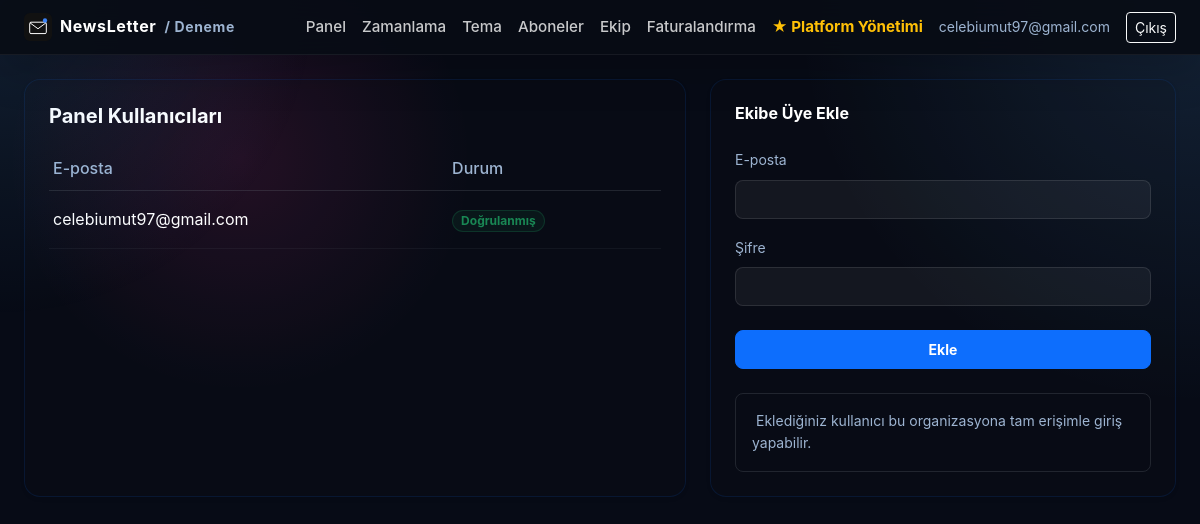
Screenshot of /panel/team (signed in) with the database file from the repository.
### app/models.py (models this page shows)
class Organization(Base):
    __tablename__ = "organizations"
    id = Column(Integer, primary_key=True)
    name = Column(String(200), nullable=False)
    slug = Column(String(200), unique=True, nullable=False)
    brand_name = Column(String(200), nullable=False)  # mail/panelde görünen marka adı
    owner_email = Column(String(255), nullable=False)
    account_type = Column(String(20), default="company", nullable=False)  # company | individual
    sector_id = Column(Integer, ForeignKey("sectors.id"), nullable=True)  # kayıt sırasında seçilen sektör
    mail_theme = Column(String(20), default="klasik", nullable=False)  # klasik | minimal
    mail_accent = Column(String(20), default="#111111", nullable=False)  # bültende kullanılan vurgu rengi (hex)
    created_at = Column(DateTime, default=datetime.utcnow, nullable=False)
    plan = Column(String(30), default="free", nullable=False)  # free | starter | pro
    subscription_status = Column(String(30), default="trialing", nullable=False)
    trial_ends_at = Column(DateTime, nullable=True)
    subscription_expires_at = Column(DateTime, nullable=True)  # Shopier tekrarlayan ödeme yapmadığı için manuel takip edilir
    current_duration_days = Column(Integer, nullable=True)  # 30/90/180/365 - hangi süre paketi aktif, Faturalandırma sayfasında doğru kutuyu "Yenile" göstermek için
    renewal_reminder_sent_at = Column(DateTime, nullable=True)
    api_key = Column(String(64), unique=True, nullable=True)
    mail_theme = Column(String, default="klasik")
    mail_accent = Column(String, default="#000000")

class AdminUser(Base):
    __tablename__ = "admin_users"
    id = Column(Integer, primary_key=True)
    organization_id = Column(Integer, ForeignKey("organizations.id"), nullable=False, index=True)
    email = Column(String(255), unique=True, nullable=False)
    password_hash = Column(String(255), nullable=False)
    email_verified = Column(Boolean, default=False, nullable=False)
    email_verification_token = Column(String(64), nullable=True)

### app/routers/team.py (the view)
@router.get("")
def team_page(request: Request, db: Session = Depends(get_db), error: str | None = None):
    guard, org = _guard(request, db)
    if guard:
        return guard
    if org.account_type == "individual":
        return RedirectResponse(url="/panel", status_code=302)
    admins = db.query(AdminUser).filter(AdminUser.organization_id == org.id).all()
    return templates.TemplateResponse("team.html", {
        "request": request, "user": current_user_email(request), "org": org,
        "admins": admins, "error": error,
    })

### app/templates/team.html (shortened to what this page needs)
{% extends "base.html" %}
{% block content %}
<div class="row g-4">
  <div class="col-md-7">
    <div class="card-corp p-4 h-100 shadow-sm">
      <h5 class="fw-bold mb-4 text-white">Panel Kullanıcıları</h5>
      <table class="table table-sm align-middle mb-0" style="--bs-table-bg: transparent; --bs-table-color: inherit;">
        <thead>
          <tr class="border-bottom border-secondary border-opacity-25">
            <th class="text-secondary fw-medium pb-2">E-posta</th>
            <th class="text-secondary fw-medium pb-2">Durum</th>
            <th class="pb-2"></th>
          </tr>
        </thead>
        <tbody>
        {% for a in admins %}
          <tr class="border-bottom border-secondary border-opacity-10">
            <td class="text-white py-3">{{ a.email }}</td>
            <td class="py-3">
              {% if a.email_verified %}
                <span class="badge bg-success bg-opacity-10 text-success border border-success border-opacity-25 px-2 py-1 rounded-pill">Doğrulanmış</span>
              {% else %}
                <span class="badge bg-secondary bg-opacity-10 text-secondary border border-secondary border-opacity-25 px-2 py-1 rounded-pill">Bekliyor</span>
              {% endif %}
            </td>
            <td class="text-end py-3">
            </td>
          </tr>
        {% endfor %}
        </tbody>
      </table>
    </div>
  </div>
  <div class="col-md-5">
    <div class="card-corp p-4 h-100 shadow-sm">
      <h6 class="fw-bold mb-4 text-white">Ekibe Üye Ekle</h6>
      <form method="post" action="/panel/team/add">
        <div class="mb-3">
          <label class="form-label small text-secondary">E-posta</label>
          <input type="email" name="email" class="form-control form-control-sm custom-input rounded-3 py-2" required>
        </div>
        <div class="mb-4">
          <label class="form-label small text-secondary">Şifre</label>
          <input type="password" name="password" class="form-control form-control-sm custom-input rounded-3 py-2" minlength="8" required>
        </div>
        <button class="btn btn-primary btn-sm w-100 rounded-3 py-2 fw-bold">Ekle</button>
      </form>
      <div class="p-3 border border-secondary border-opacity-25 small mt-4 mb-0 rounded-3 text-secondary bg-transparent">
         Eklediğiniz kullanıcı bu organizasyona tam erişimle giriş yapabilir.
      </div>
    </div>
  </div>
</div>
{% endblock %}

### app/templates/base.html (shortened to what this page needs)
<!DOCTYPE html>
<html lang="tr">
<head>
<link href="https://cdn.jsdelivr.net/npm/bootstrap@5.3.3/dist/css/bootstrap.min.css" rel="stylesheet">
<link href="/static/style.css" rel="stylesheet">
</head>
<body>
{% if user %}
<nav class="navbar navbar-dark navbar-corp">
  <div class="container-fluid px-4">
    <a class="navbar-brand fw-bold d-flex align-items-center gap-2" href="/panel">
      <img src="/static/logo.svg" alt="" height="28">
      {{ brand_name }}{% if org %}<span class="small text-secondary">/ {{ org.name }}</span>{% endif %}
    </a>
    <div class="d-flex align-items-center gap-3">
      <a href="/panel" class="nav-link-corp">Panel</a>
      <a href="/panel/schedule" class="nav-link-corp">Zamanlama</a>
      <a href="/panel/theme" class="nav-link-corp">Tema</a>
      {% if org and org.account_type == 'individual' %}
        <a href="/panel/my-categories" class="nav-link-corp">Kategorilerim</a>
      {% else %}
        <a href="/panel/subscribers" class="nav-link-corp">Aboneler</a>
        <a href="/panel/team" class="nav-link-corp">Ekip</a>
      {% endif %}
      <a href="/panel/billing" class="nav-link-corp">Faturalandırma</a>
      {% if user and owner_email and user.lower() == owner_email.lower() %}
        <a href="/owner" class="nav-link-corp text-warning fw-bold">★ Platform Yönetimi</a>
      {% endif %}
      <span class="text-secondary small">{{ user }}</span>
      <a href="/logout" class="btn btn-sm btn-outline-light">Çıkış</a>
    </div>
  </div>
</nav>
{% endif %}
<div class="container-fluid px-4 py-4">
{% block content %}{% endblock %}
</div>
</body>
</html>

### app/static/style.css (style rules this page uses)
:root { --bg-base: #070b16; --bg-layer: radial-gradient(circle at top right, rgba(96,180,255,0.14), transparent 28%), radial-gradient(circle at 20% 20%, rgba(225,47,145,0.14), transparent 20%), #070b16; --surface: rgba(15, 23, 40, 0.96); --surface-soft: rgba(13, 18, 32, 0.9); --surface-border: rgba(255,255,255,0.08); --text-primary: #e8eef8; --text-secondary: #9db4d1; --text-muted: #7d8fa8; --accent: #60b4ff; --accent-strong: #3f7fff; --accent-soft: rgba(96,180,255,0.16); --success: #34d399; --warning: #fbbf24; --danger: #fb7185; --shadow: 0 28px 80px rgba(0,0,0,0.28); }
* { box-sizing: border-box; }
html, body { min-height: 100%; }
body { margin: 0; font-family: 'Inter', -apple-system, BlinkMacSystemFont, 'Segoe UI', Roboto, Arial, sans-serif; background: var(--bg-layer); color: var(--text-primary); line-height: 1.6; -webkit-font-smoothing: antialiased; text-rendering: optimizeLegibility; }
body::before { content: ''; position: fixed; inset: 0; background: radial-gradient(circle at top left, rgba(96,180,255,0.12), transparent 22%), radial-gradient(circle at bottom right, rgba(255,255,255,0.08), transparent 18%); pointer-events: none; z-index: 0; }
nav.navbar-corp { background: rgba(8, 12, 21, 0.92); backdrop-filter: blur(18px); box-shadow: 0 18px 40px rgba(0,0,0,0.16); border-bottom: 1px solid rgba(255,255,255,0.06); position: sticky; top: 0; z-index: 50; }
.navbar-brand { color: #fff; font-size: 1rem; letter-spacing: 0.04em; }
.nav-link-corp { color: rgba(255,255,255,0.78); text-decoration: none; font-size: 0.95rem; font-weight: 500; }
.card-corp { background: var(--surface); border: 1px solid var(--surface-border); border-radius: 24px; box-shadow: var(--shadow); color: var(--text-primary); }
.card-corp h6, .card-corp h5, .card-corp h4 { color: #fff; }
.text-secondary { color: var(--text-secondary) !important; }

### app/templates/team.html (style rules this page uses)
.card-corp { background: rgba(16, 19, 22, 0.12) !important; border: 1px solid rgba(13, 110, 253, 0.12); border-radius: 16px; transition: all 0.3s ease; }
.custom-input { background-color: rgba(255, 255, 255, 0.05) !important; border: 1px solid rgba(255, 255, 255, 0.15) !important; color: white !important; transition: all 0.3s ease; }

### rows the page displays
Organization: name "Deneme"
AdminUser: email "celebiumut97@gmail.com", email_verified "Doğrulanmış"

### other values shown
{{ brand_name }} "NewsLetter"
{{ user }} "celebiumut97@gmail.com"
